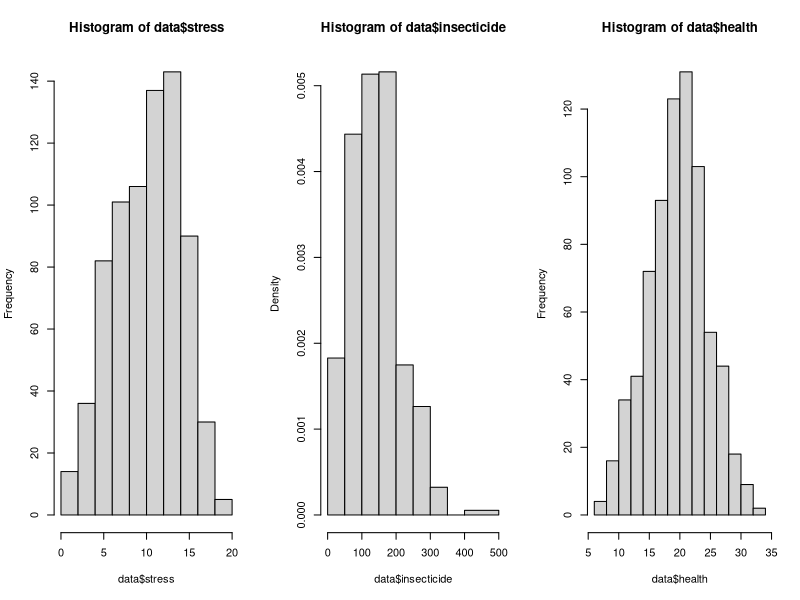
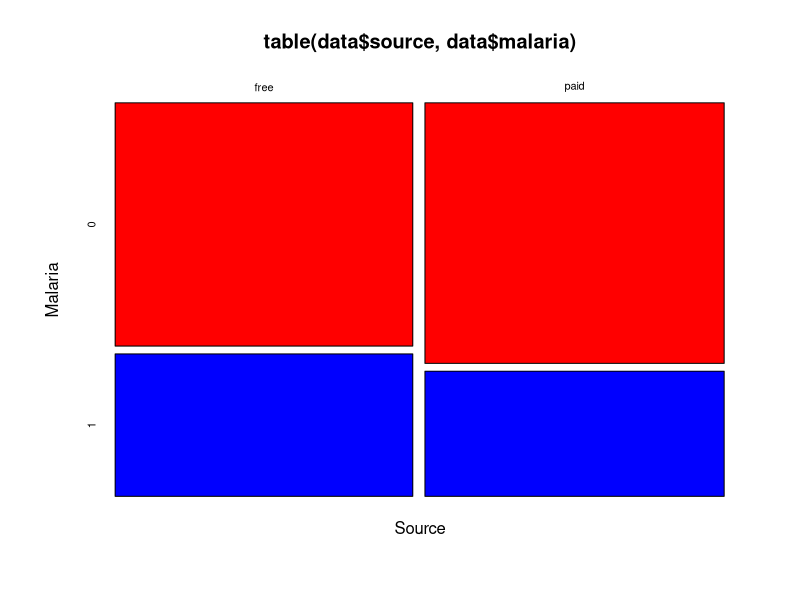
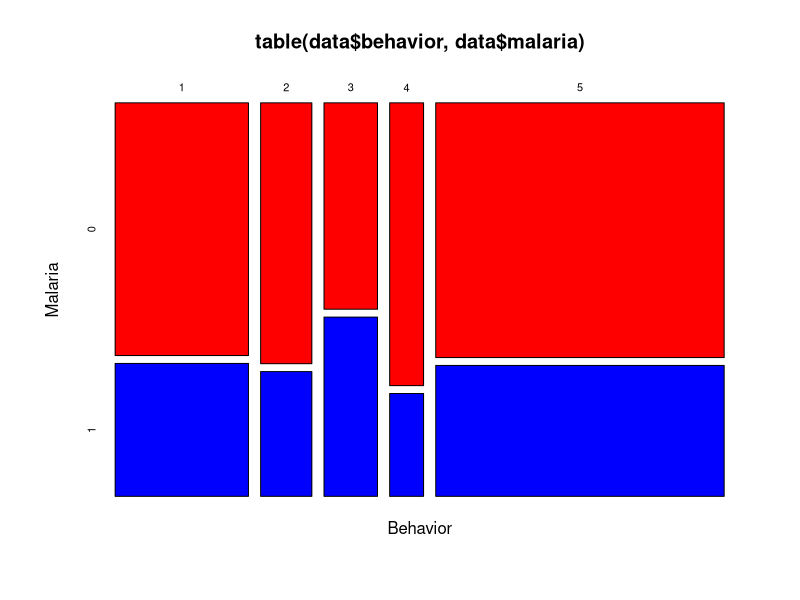
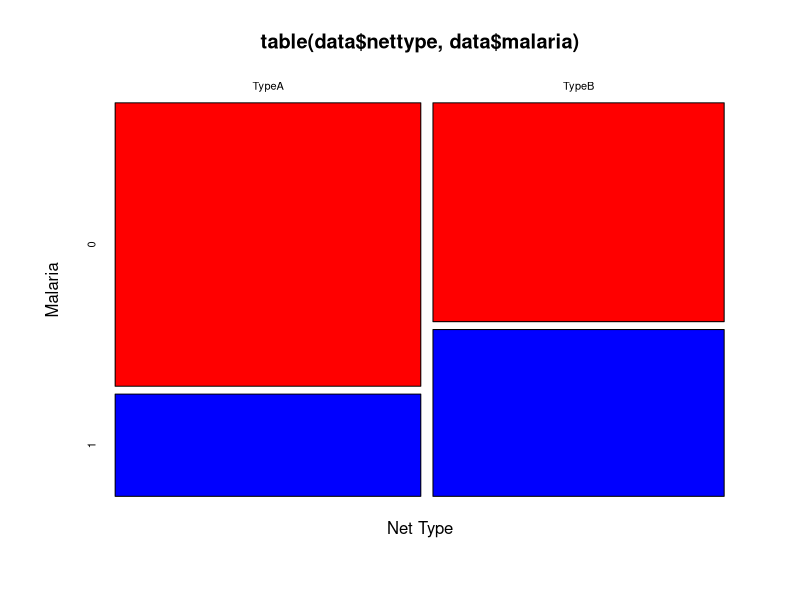
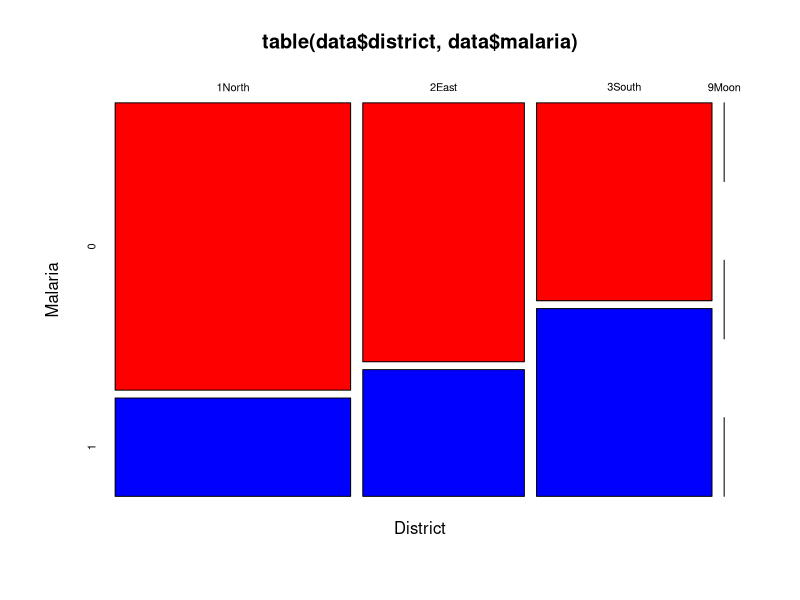
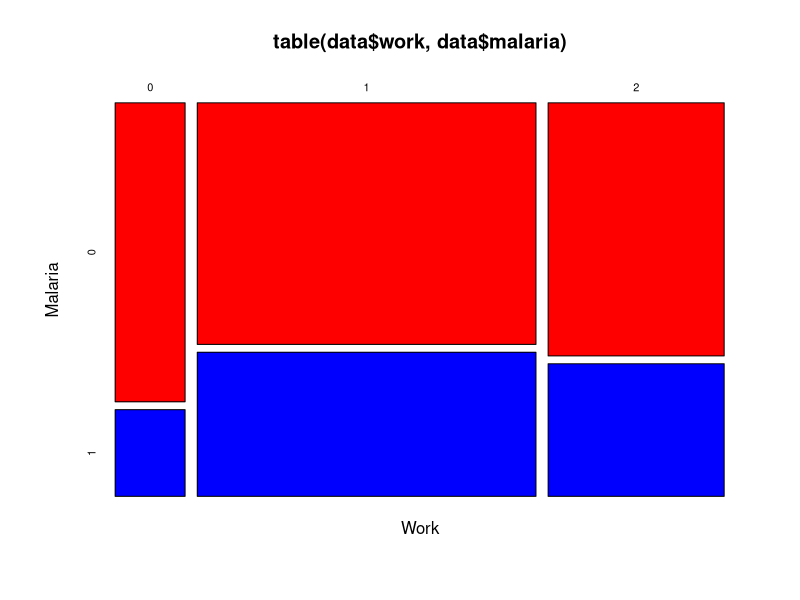

Write R code to recreate these figures, in order.
# import data
fdata = read.csv("malaria.csv")
head(fdata)

# remove Nid column
data = fdata[,-1]
head(data)

# check for null values
sum(is.na(data))

# change categorical variables using factor
data$source = factor(data$source)
data$behavior = factor(data$behavior)
data$nettype = factor(data$nettype)
data$district = factor(data$district)
data$work = factor(data$work)

# characteristics of subjects
table(data$source)
table(data$behavior)
table(data$nettype)
table(data$district)
table(data$work)

# remove outlier
data = data[(data$insecticide != 128765),]
data = data[(data$health != 37),]
data = data[(data$district != "9Moon"),]
data = data[(data$stress>0),]

# histograms
par(mfrow = c(1, 3))
hist(data$stress)
hist(data$insecticide, breaks = c(seq(0,400, by=50), 500))
hist(data$health)
par(mfrow = c(1, 1))

# plot of contingency table
mosaicplot(table(data$source, data$malaria),
           color = c("Red", "Blue"),
           xlab="Source",
           ylab="Malaria")

mosaicplot(table(data$behavior, data$malaria),
           color = c("Red", "Blue"),
           xlab="Behavior",
           ylab="Malaria")

mosaicplot(table(data$nettype, data$malaria),
           color = c("Red", "Blue"),
           xlab="Net Type",
           ylab="Malaria")

mosaicplot(table(data$district, data$malaria),
           color = c("Red", "Blue"),
           xlab="District",
           ylab="Malaria")

mosaicplot(table(data$work, data$malaria),
           color = c("Red", "Blue"),
           xlab="Work",
           ylab="Malaria")
